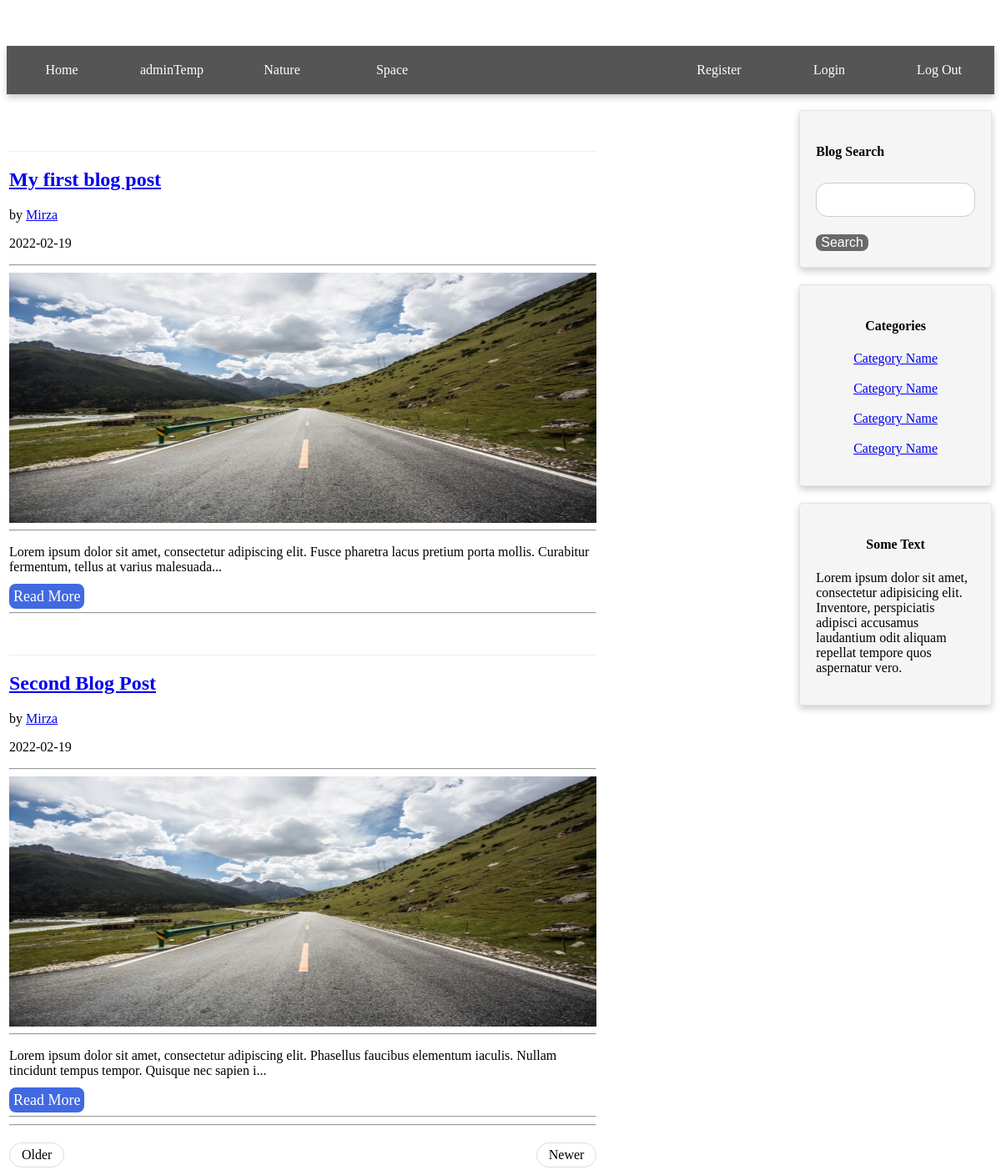
/CMS/index.php, run on the app's committed database.
### tables this page shows
CREATE TABLE `categories` (
  `cat_id` int(3) NOT NULL,
  `cat_title` varchar(255) NOT NULL
);

CREATE TABLE `posts` (
  `post_id` int(3) NOT NULL,
  `post_category_id` int(3) NOT NULL,
  `post_title` varchar(255) NOT NULL,
  `post_author` varchar(255) NOT NULL,
  `post_date` date NOT NULL,
  `post_image` text NOT NULL,
  `post_content` text NOT NULL,
  `post_tags` varchar(255) NOT NULL
);

### CMS/index.php (the view, shortened to what this page needs)
<?php include "includes/header.php";?>
            <div >
<section id="field1">
               <?php
                $query = "SELECT * FROM posts";
                $select_all_posts = mysqli_query($connection, $query);
    while($post_row = mysqli_fetch_assoc($select_all_posts)){
        $post_id = $post_row['post_id'];
        $post_title = $post_row['post_title'];
        $post_author = $post_row['post_author'];
        $post_date = $post_row['post_date'];
        $post_content = $post_row['post_content'];
        if (strlen($post_content) >  150)
   $post_content = substr($post_content, 0, 147) . '...';
        ?>
        <h1 class="page-header">
                </h1>
                <h2>
                    <a href="posts.php?p_id=<?php echo $post_id; ?>"><?php echo $post_title ?></a>
                </h2>
                <p class="lead">
                    by <a href="#"><?php echo $post_author ?></a>
                </p>
                <p><span class=""></span><?php echo $post_date ?></p>
                <hr>
                <img class="img-post" src="images/road-with-yellow-lines_1112-907.jpg" alt="">
                <hr>
                <p><?php echo $post_content ?></p>
                <a class="button2" href="posts.php?p_id=<?php echo $post_id; ?>">Read More <span class=""></span></a>
                <hr>
  <?php  }  ?>
                <hr>
                <ul class="pager">
                    <li class="previous">
                        <a href="#">Older</a>
                    </li>
                    <li class="next">
                        <a href="#">Newer</a>
                    </li>
                </ul>
             </section>
            </div>
<div>
       <?php include "includes/sidebar.php"?>
   </div>
<?php include "includes/footer.php";?>

### CMS/includes/header.php (shortened to what this page needs)
<?php include "includes/db.php";?>
<?php include "includes/functions.php";?>
<!DOCTYPE html>
<html lang="en">
<head>
<link rel="stylesheet" href="css/css.css" type="text/css">
</head>
<body>
   <div class="navbar">
<header>
<nav>
<ul>
    <li><a href="index.php">Home</a></li>
    <li ><a href="admin">adminTemp</a></li>
    <?php
    selectAllCategories();
    ?>
    <li style="float: right"><a href="includes/logOut.php">Log Out</a></li>
    <li style="float: right"><a href="includes/loginPage.php">Login</a></li>
    <li style="float: right"><a href="registerPage.php">Register</a></li>
</ul>
</nav>
</header>
</div>

### CMS/includes/functions.php (shortened to what this page needs)
<?php
function selectAllCategories(){
    global $connection;
    $query = "SELECT * FROM categories";
    $select_all_cat = mysqli_query($connection, $query);
    while($cat_row = mysqli_fetch_assoc($select_all_cat)){
        $cat_title = $cat_row['cat_title'];
        echo "<li><a href='#'>{$cat_title}</a></li>";
    }
}
?>

### CMS/includes/sidebar.php
<section id="field2" style="float: right;">
             <div class="col-md-4">
                <div class="well">
                    <h4>Blog Search</h4>
                    <form action="searchPosts.php" method="post">
                    <div class="input-group">
                        <input name="search" type="text" class="form-control">
                            <button name="submit" class="button" type="submit">Search</button>
                    </div>
                    </form>
              </div>
                <div class="well">
                    <h4 class="text">Categories</h4>
                    <div class="row">
                        <div>
                            <ul class="list-unstyled">
                                <li><a href="#">Category Name</a>
                                </li><br>
                                <li><a href="#">Category Name</a>
                                </li><br>
                                <li><a href="#">Category Name</a>
                                </li><br>
                                <li><a href="#">Category Name</a>
                                </li>
                            </ul>
                        </div>
                    </div>
                </div>
                <div class="well">
                    <h4 class="text">Some Text</h4>
                    <p>Lorem ipsum dolor sit amet, consectetur adipisicing elit. Inventore, perspiciatis adipisci accusamus laudantium odit aliquam repellat tempore quos aspernatur vero.</p>
                </div>
            </div>
</section>

### CMS/includes/footer.php
</body>
</html>

### CMS/css/css.css (style rules this page uses)
.navbar { padding-bottom: 0px; }
.navbar ul { list-style: none; width: 100%; margin-top: 55px; padding: 0; overflow: hidden; line-height: 30px; background-color: #555; box-shadow: 0 4px 8px 0 rgba(0, 0, 0, 0.2); position: relative; top: 0; }
.navbar li a { width: 100px; padding: 14px 16px; float: left; display: block; text-align: center; }
.navbar a { text-decoration: none; color: white; float: left; }
.page-header { padding-bottom: 9px; margin: 40px 0 20px; border-bottom: 1px solid #eee; }
.pager { padding-left: 0; margin: 20px 0; text-align: center; list-style: none; }
.pager li { display: inline; }
.pager li > a, .pager li > span { display: inline-block; padding: 5px 14px; background-color: #fff; border: 1px solid #ddd; border-radius: 15px; }
.pager .next > a, .pager .next > span { float: right; }
.pager .previous > a, .pager .previous > span { float: left; }
.button { text-decoration: none; border: none; border-radius: 8px; background-color: dimgray; color: white; font-size: 16px; cursor: pointer; margin-top: 5px; }
.button2 { text-decoration: none; border: none; border-radius: 8px; background-color: royalblue; color: white; font-size: 18px; cursor: pointer; padding: 5px; }
.previous a { text-decoration: none; color: black; }
.next a { text-decoration: none; color: black; }
section, input { -moz-box-sizing: border-box; -webkit-box-sizing: border-box; box-sizing: border-box; }
section { padding: 3px; margin:0; float: left; }
#field1 { width: 60%; }
#field2 { width: 20%; }
input { width: 100%; }
.well { min-height: 20px; padding: 19px; margin-bottom: 20px; background-color: #f5f5f5; border: 1px solid #e3e3e3; border-radius: 4px; box-shadow: 0 4px 8px 0 rgba(0, 0, 0, 0.2); }
.list-unstyled { padding-left: 0; list-style: none; text-align: center; }
.text { text-align: center; }
.input-group { position: relative; display: table; border-collapse: separate; }
.img-post { display: block; max-width: 100%; height: auto; position: inherit; width: 950px; height: 300px; }
input[type=text], select, textarea { width: 100%; padding: 12px; border: 1px solid #ccc; border-radius: 4px; box-sizing: border-box; margin-top: 6px; margin-bottom: 16px; resize: vertical; }
input[type=text], select, textarea { width: 100%; padding: 12px; border: 1px solid #ccc; border-radius: 14px; box-sizing: border-box; margin-top: 6px; margin-bottom: 16px; resize: vertical; }

### data on the page
categories: cat_title "Nature"
categories: cat_title "Space"
posts: post_title "My first blog post", post_author "Mirza", post_date "2022-02-19", post_content "Lorem ipsum dolor sit amet, consectetur adipiscing elit. Fusce pharetra lacus pretium porta mollis. Curabitur fermentum, tellus at varius malesuada..."
posts: post_title "Second Blog Post", post_author "Mirza", post_date "2022-02-19", post_content "Lorem ipsum dolor sit amet, consectetur adipiscing elit. Phasellus faucibus elementum iaculis. Nullam tincidunt tempus tempor. Quisque nec sapien i..."
